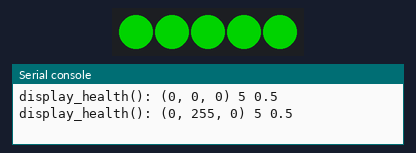
A program run on a simulated Raspberry Pi Pico running CircuitPython. Shown: 5 RGB LEDs in strip order, left to right, the last lines printed to the serial console. Dim RGB values are drawn brighter than linear. At 1.5 s the program ends and the board releases its pins; the recording ends there.

Above: at 0.6 s.
At 1.1 s:
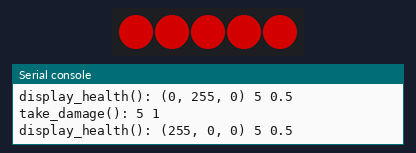
Timing chart, 0 to 1.5 s (numbered marks = the images above):
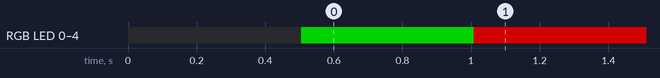

The program:

neo_pixel.py
```python
import board
import neopixel
import time
from adafruit_led_animation.animation.blink import Blink
from adafruit_led_animation.sequence import AnimationSequence
from adafruit_led_animation.color import RED, GREEN, BLACK

NUM_PIXELS = 5
pixels = neopixel.NeoPixel(board.GP0, NUM_PIXELS, brightness=0.1)

def pixel_fill(colour, size):
    index = 0
    while index < size:
        pixels[index] = colour
        index += 1
    while index < NUM_PIXELS:
        pixels[index] = BLACK
        index += 1

def display_health(colour, level, delay=0.0):
    print("display_health(): {0} {1} {2}".format(colour, level, delay))
    pixels.brightness = 0.5
    pixel_fill(colour, level)
    time.sleep(delay)

"""
    blink = Blink(pixels, speed=1, color=RED)
    animations = AnimationSequence(blink, auto_clear=True)
    animations.animate()
    time.sleep(delay)
"""

# TODO: Make sure health level > zero
def take_damage(level, damage):
    print("take_damage(): {0} {1}".format(level, damage))
    display_health(RED, level, 0.5)
    level = level - damage
    display_health(GREEN, level)
    return level

health_level = 5
display_health(BLACK, health_level, 0.5)
display_health(GREEN, health_level, 0.5)
# TODO: while loop !
health_level = take_damage(health_level, 1)
```

Measured:
- what the display in image 0 shows lasts 0.5 s, from 0.5 s to 1.0 s
